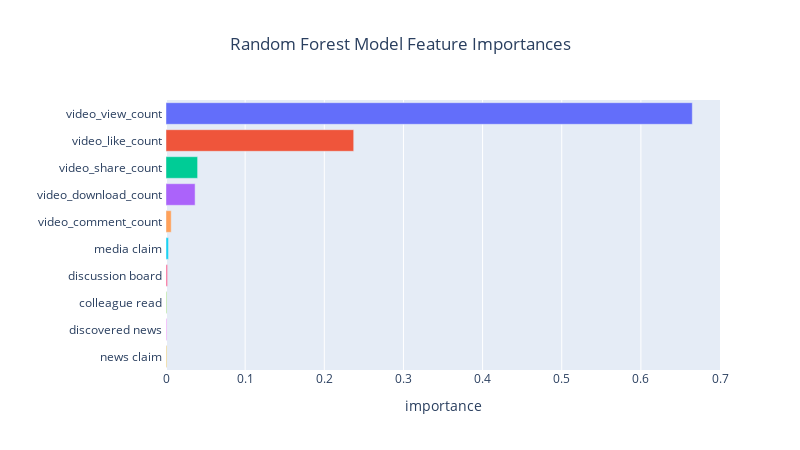

Notebook cell for this chart:
### Markdown cell above
Create feature importance bar chart.

### Code cell
# Create bar chart.
fig = px.bar(top_10_importances, 
             x='importance', 
             y='feature', 
             color='feature', 
             orientation='h',
             labels={'feature': ''},
             width=800,
             height=450,
             title='Random Forest Model Feature Importances'
            )

# Set chart properties.
fig.update_layout(yaxis=dict(ticksuffix=' '), 
                  title_x=0.5,
                  showlegend=False
                 )

fig.show()

### Figure 1 — Plotly figure (JSON) as saved in the notebook; plotly's stock layout.template omitted (floating-point values rounded to 4 significant figures)
{"data": [{"alignmentgroup": "True", "hovertemplate": "=%{y}<br>importance=%{x}<extra></extra>", "legendgroup": "video_view_count", "marker": {"color": "#636efa", "pattern": {"shape": ""}}, "name": "video_view_count", "offsetgroup": "video_view_count", "orientation": "h", "showlegend": true, "textposition": "auto", "type": "bar", "x": [0.665], "xaxis": "x", "y": ["video_view_count"], "yaxis": "y"}, {"alignmentgroup": "True", "hovertemplate": "=%{y}<br>importance=%{x}<extra></extra>", "legendgroup": "video_like_count", "marker": {"color": "#EF553B", "pattern": {"shape": ""}}, "name": "video_like_count", "offsetgroup": "video_like_count", "orientation": "h", "showlegend": true, "textposition": "auto", "type": "bar", "x": [0.2372], "xaxis": "x", "y": ["video_like_count"], "yaxis": "y"}, {"alignmentgroup": "True", "hovertemplate": "=%{y}<br>importance=%{x}<extra></extra>", "legendgroup": "video_share_count", "marker": {"color": "#00cc96", "pattern": {"shape": ""}}, "name": "video_share_count", "offsetgroup": "video_share_count", "orientation": "h", "showlegend": true, "textposition": "auto", "type": "bar", "x": [0.03994], "xaxis": "x", "y": ["video_share_count"], "yaxis": "y"}, {"alignmentgroup": "True", "hovertemplate": "=%{y}<br>importance=%{x}<extra></extra>", "legendgroup": "video_download_count", "marker": {"color": "#ab63fa", "pattern": {"shape": ""}}, "name": "video_download_count", "offsetgroup": "video_download_count", "orientation": "h", "showlegend": true, "textposition": "auto", "type": "bar", "x": [0.03678], "xaxis": "x", "y": ["video_download_count"], "yaxis": "y"}, {"alignmentgroup": "True", "hovertemplate": "=%{y}<br>importance=%{x}<extra></extra>", "legendgroup": "video_comment_count", "marker": {"color": "#FFA15A", "pattern": {"shape": ""}}, "name": "video_comment_count", "offsetgroup": "video_comment_count", "orientation": "h", "showlegend": true, "textposition": "auto", "type": "bar", "x": [0.00659], "xaxis": "x", "y": ["video_comment_count"], "yaxis": "y"}, {"alignmentgroup": "True", "hovertemplate": "=%{y}<br>importance=%{x}<extra></extra>", "legendgroup": "media claim", "marker": {"color": "#19d3f3", "pattern": {"shape": ""}}, "name": "media claim", "offsetgroup": "media claim", "orientation": "h", "showlegend": true, "textposition": "auto", "type": "bar", "x": [0.003191], "xaxis": "x", "y": ["media claim"], "yaxis": "y"}, {"alignmentgroup": "True", "hovertemplate": "=%{y}<br>importance=%{x}<extra></extra>", "legendgroup": "discussion board", "marker": {"color": "#FF6692", "pattern": {"shape": ""}}, "name": "discussion board", "offsetgroup": "discussion board", "orientation": "h", "showlegend": true, "textposition": "auto", "type": "bar", "x": [0.001981], "xaxis": "x", "y": ["discussion board"], "yaxis": "y"}, {"alignmentgroup": "True", "hovertemplate": "=%{y}<br>importance=%{x}<extra></extra>", "legendgroup": "colleague read", "marker": {"color": "#B6E880", "pattern": {"shape": ""}}, "name": "colleague read", "offsetgroup": "colleague read", "orientation": "h", "showlegend": true, "textposition": "auto", "type": "bar", "x": [0.001149], "xaxis": "x", "y": ["colleague read"], "yaxis": "y"}, {"alignmentgroup": "True", "hovertemplate": "=%{y}<br>importance=%{x}<extra></extra>", "legendgroup": "discovered news", "marker": {"color": "#FF97FF", "pattern": {"shape": ""}}, "name": "discovered news", "offsetgroup": "discovered news", "orientation": "h", "showlegend": true, "textposition": "auto", "type": "bar", "x": [0.001111], "xaxis": "x", "y": ["discovered news"], "yaxis": "y"}, {"alignmentgroup": "True", "hovertemplate": "=%{y}<br>importance=%{x}<extra></extra>", "legendgroup": "news claim", "marker": {"color": "#FECB52", "pattern": {"shape": ""}}, "name": "news claim", "offsetgroup": "news claim", "orientation": "h", "showlegend": true, "textposition": "auto", "type": "bar", "x": [0.001045], "xaxis": "x", "y": ["news claim"], "yaxis": "y"}], "layout": {"barmode": "relative", "height": 450, "legend": {"title": {"text": ""}, "tracegroupgap": 0}, "showlegend": false, "title": {"text": "Random Forest Model Feature Importances", "x": 0.5}, "width": 800, "xaxis": {"anchor": "y", "autorange": true, "domain": [0, 1], "range": [0, 0.7], "title": {"text": "importance"}, "type": "linear"}, "yaxis": {"anchor": "x", "autorange": true, "categoryarray": ["news claim", "discovered news", "colleague read", "discussion board", "media claim", "video_comment_count", "video_download_count", "video_share_count", "video_like_count", "video_view_count"], "categoryorder": "array", "domain": [0, 1], "range": [-0.5, 9.5], "ticksuffix": " ", "title": {"text": ""}, "type": "category"}}}
